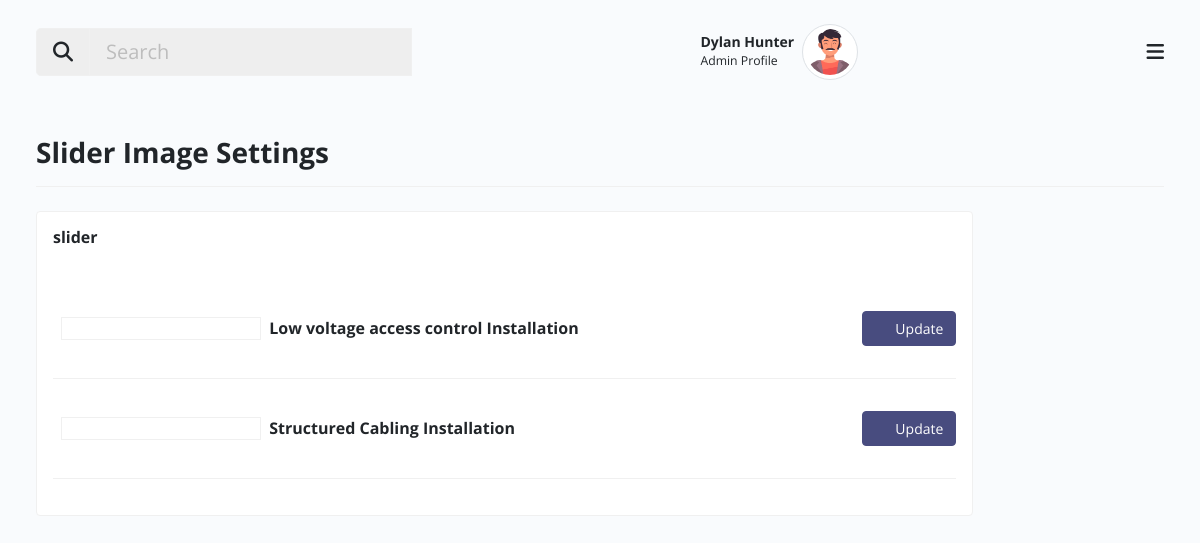
Page /admin/slider_images_setting.php (signed in) on the committed database.
### tables this page shows
CREATE TABLE `_users` (
  `id` int(11) NOT NULL,
  `first_name` varchar(25) NOT NULL,
  `last_name` varchar(25) NOT NULL,
  `email` varchar(50) NOT NULL,
  `password` varchar(25) NOT NULL,
  `date` datetime NOT NULL
);

CREATE TABLE `_slides` (
  `id` int(11) NOT NULL,
  `pagelink` varchar(50) NOT NULL,
  `pagetitle` varchar(50) NOT NULL,
  `headline` varchar(100) NOT NULL,
  `short_text` varchar(255) NOT NULL,
  `filename` varchar(255) NOT NULL,
  `created` datetime NOT NULL,
  `modified` datetime NOT NULL
);

### admin/slider_images_setting.php (the view, shortened to what this page needs)
<?php
require_once('_header.php');
require_once('_sidebar.php');
require_once('_bodyheader.php');
?>
<div class="body d-flex py-lg-3 py-md-2">
    <div class="container-xxl">
        <div class="row align-items-center">
            <div class="border-0 mb-4">
                <div
                    class="card-header py-3 no-bg bg-transparent d-flex align-items-center px-0 justify-content-between border-bottom flex-wrap">
                    <h3 class="fw-bold mb-0">Slider Image Settings</h3>
                </div>
            </div>
        </div>
        <div class="row clearfix  g-3">
            <div class="col-lg-12 col-md-12 flex-column">
                <div class="row g-3 row-deck">
                    <div class="col-xxl-11 col-xl-10 col-lg-8 col-md-12">
                        <div class="card">
                            <div class="card-header py-3 d-flex align-items-center">
                                <h6 class="mb-0 fw-bold ">slider</h6>
                            </div>
                            <div class="card-body">
                                <div class="flex-grow-1 mem-list">
                                    <?php require('_dbconnection.php');
                                            $sql = "SELECT * FROM _slides ORDER BY id ASC ";
                                            $result = mysqli_query($conn, $sql);
                                            $numrows = mysqli_num_rows($result);
                                            if( $numrows > 0){
                                                while($row = mysqli_fetch_assoc($result)){
                                        ?>
                                    <div class="py-2 d-flex align-items-center border-bottom" style="height: 100px">
                                        <div class="d-flex ms-2 align-items-center flex-fill">
                                            <div class="col-md-3 border rounded-corner">
                                            </div>
                                            <div class="d-flex flex-column ps-2">
                                                <h6 class="fw-bold mb-0"><?php echo $row['headline']; ?></h6>
                                            </div>
                                        </div>
                                        <button onclick="getidtomodal(<?php echo $row['id']; ?>)" type="button" class="btn btn-dark btn-set-task w-sm-100"
                                            data-bs-toggle="modal" data-bs-target="#createtask"><i
                                                class="icofont-plus-circle me-2 fs-6"></i>Update</button>
                                    </div>
                                    <?php } } ?>
                                </div>
                            </div>
                        </div>
                    </div>
                </div>
            </div>
        </div>
    </div>
</div>
<?php
require_once('_footer.php');
?>

### admin/_bodyheader.php (shortened to what this page needs)
<div class="main px-lg-4 px-md-4">
    <div class="header">
        <nav class="navbar py-4">
            <div class="container-xxl">
                <?php
                        require('_dbconnection.php');
                        $sql = "SELECT * FROM _users";
                        $result = mysqli_query($conn, $sql);
                        $row = mysqli_fetch_assoc($result);
                        $user_fname =  "".$row['first_name']." ".$row['last_name']."";
                        ?>
                <div class="h-right d-flex align-items-center mr-5 mr-lg-0 order-1">
                    <div class="dropdown user-profile ml-2 ml-sm-3 d-flex align-items-center zindex-popover">
                        <div class="u-info me-2">
                            <p class="mb-0 text-end line-height-sm "><span class="font-weight-bold"><?php echo $user_fname; ?></span></p>
                            <small>Admin Profile</small>
                        </div>
                        <a class="nav-link dropdown-toggle pulse p-0" href="#" role="button" data-bs-toggle="dropdown" data-bs-display="static">
                            <img class="avatar lg rounded-circle img-thumbnail" src="assets/images/profile_av.png" alt="profile">
                        </a>
                    </div>
                </div>
                <button class="navbar-toggler p-0 border-0 menu-toggle order-3" type="button" data-bs-toggle="collapse" data-bs-target="#mainHeader">
                    <span class="fa fa-bars"></span>
                </button>
                <div class="order-0 col-lg-4 col-md-4 col-sm-12 col-12 mb-3 mb-md-0 ">
                    <div class="input-group flex-nowrap input-group-lg">
                        <button type="button" class="input-group-text" id="addon-wrapping"><i class="fa fa-search"></i></button>
                        <input type="search" class="form-control" placeholder="Search" aria-label="search" aria-describedby="addon-wrapping">
                    </div>
                </div>
            </div>
        </nav>
    </div>

### rows in the picture
_users: user_fname "Dylan Hunter"
_slides: headline "Low voltage access control Installation"
_slides: headline "Structured Cabling Installation"
